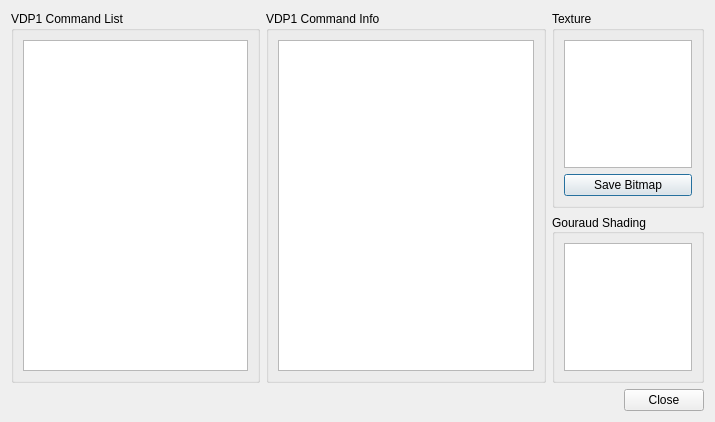
<?xml version="1.0" encoding="UTF-8"?>
<ui version="4.0">
 <class>UIDebugVDP1</class>
 <widget class="QDialog" name="UIDebugVDP1">
  <property name="geometry">
   <rect>
    <x>0</x>
    <y>0</y>
    <width>715</width>
    <height>418</height>
   </rect>
  </property>
  <property name="windowTitle">
   <string>Debug VDP1</string>
  </property>
  <layout class="QVBoxLayout" name="verticalLayout_12">
   <item>
    <layout class="QHBoxLayout" name="horizontalLayout_6">
     <item>
      <widget class="QGroupBox" name="gbCommandList">
       <property name="title">
        <string>VDP1 Command List</string>
       </property>
       <layout class="QVBoxLayout" name="verticalLayout_10">
        <item>
         <widget class="QListWidget" name="lwCommandList"/>
        </item>
       </layout>
      </widget>
     </item>
     <item>
      <widget class="QGroupBox" name="gbCommandInfo">
       <property name="title">
        <string>VDP1 Command Info</string>
       </property>
       <layout class="QVBoxLayout" name="verticalLayout_11">
        <item>
         <widget class="QPlainTextEdit" name="pteCommandInfo">
          <property name="sizePolicy">
           <sizepolicy hsizetype="MinimumExpanding" vsizetype="Expanding">
            <horstretch>0</horstretch>
            <verstretch>0</verstretch>
           </sizepolicy>
          </property>
          <property name="readOnly">
           <bool>true</bool>
          </property>
         </widget>
        </item>
       </layout>
      </widget>
     </item>
     <item>
      <layout class="QVBoxLayout" name="verticalLayout_9">
       <item>
        <widget class="QGroupBox" name="gbTexture">
         <property name="sizePolicy">
          <sizepolicy hsizetype="Minimum" vsizetype="Preferred">
           <horstretch>0</horstretch>
           <verstretch>0</verstretch>
          </sizepolicy>
         </property>
         <property name="title">
          <string>Texture</string>
         </property>
         <layout class="QVBoxLayout" name="verticalLayout_5">
          <item>
           <widget class="QGraphicsView" name="gvTexture">
            <property name="sizePolicy">
             <sizepolicy hsizetype="Fixed" vsizetype="Fixed">
              <horstretch>0</horstretch>
              <verstretch>0</verstretch>
             </sizepolicy>
            </property>
            <property name="minimumSize">
             <size>
              <width>128</width>
              <height>128</height>
             </size>
            </property>
            <property name="maximumSize">
             <size>
              <width>128</width>
              <height>128</height>
             </size>
            </property>
            <property name="sizeIncrement">
             <size>
              <width>0</width>
              <height>0</height>
             </size>
            </property>
           </widget>
          </item>
          <item>
           <widget class="QPushButton" name="pbSaveBitmap">
            <property name="text">
             <string>Save Bitmap</string>
            </property>
           </widget>
          </item>
         </layout>
        </widget>
       </item>
       <item>
        <spacer name="verticalSpacer">
         <property name="orientation">
          <enum>Qt::Vertical</enum>
         </property>
         <property name="sizeType">
          <enum>QSizePolicy::Expanding</enum>
         </property>
         <property name="sizeHint" stdset="0">
          <size>
           <width>20</width>
           <height>40</height>
          </size>
         </property>
        </spacer>
       </item>
       <item>
        <widget class="QGroupBox" name="gbGouraud">
         <property name="title">
          <string>Gouraud Shading</string>
         </property>
         <property name="alignment">
          <set>Qt::AlignLeading|Qt::AlignLeft|Qt::AlignVCenter</set>
         </property>
         <property name="flat">
          <bool>false</bool>
         </property>
         <layout class="QVBoxLayout" name="verticalLayout_2">
          <item>
           <layout class="QVBoxLayout" name="verticalLayout">
            <item>
             <widget class="QGraphicsView" name="gvGouraud">
              <property name="sizePolicy">
               <sizepolicy hsizetype="Fixed" vsizetype="Fixed">
                <horstretch>0</horstretch>
                <verstretch>0</verstretch>
               </sizepolicy>
              </property>
              <property name="minimumSize">
               <size>
                <width>128</width>
                <height>128</height>
               </size>
              </property>
              <property name="maximumSize">
               <size>
                <width>128</width>
                <height>128</height>
               </size>
              </property>
             </widget>
            </item>
           </layout>
          </item>
         </layout>
        </widget>
       </item>
      </layout>
     </item>
    </layout>
   </item>
   <item>
    <layout class="QHBoxLayout" name="horizontalLayout_7">
     <item>
      <widget class="QDialogButtonBox" name="dbbButtons">
       <property name="standardButtons">
        <set>QDialogButtonBox::Close</set>
       </property>
      </widget>
     </item>
    </layout>
   </item>
  </layout>
 </widget>
 <resources/>
 <connections>
  <connection>
   <sender>dbbButtons</sender>
   <signal>rejected()</signal>
   <receiver>UIDebugVDP1</receiver>
   <slot>reject()</slot>
   <hints>
    <hint type="sourcelabel">
     <x>347</x>
     <y>321</y>
    </hint>
    <hint type="destinationlabel">
     <x>335</x>
     <y>376</y>
    </hint>
   </hints>
  </connection>
 </connections>
</ui>
